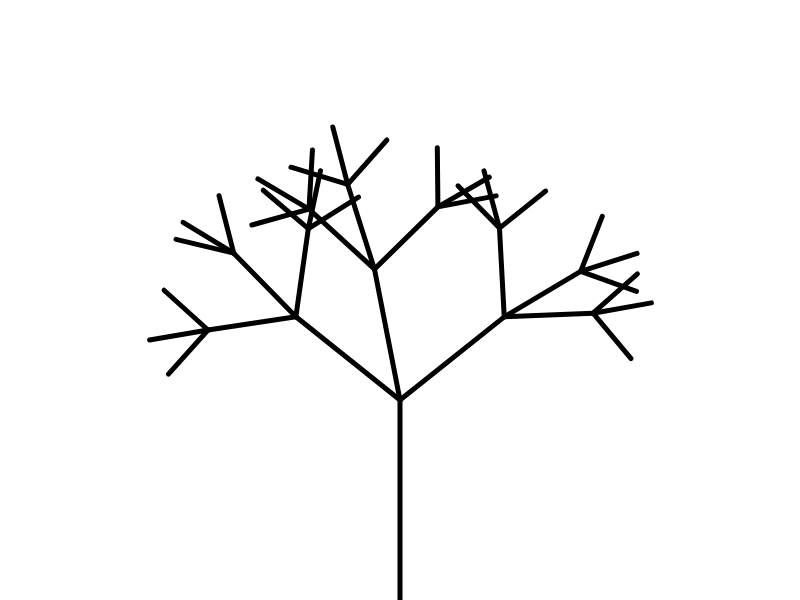
Frame 1 (no input)
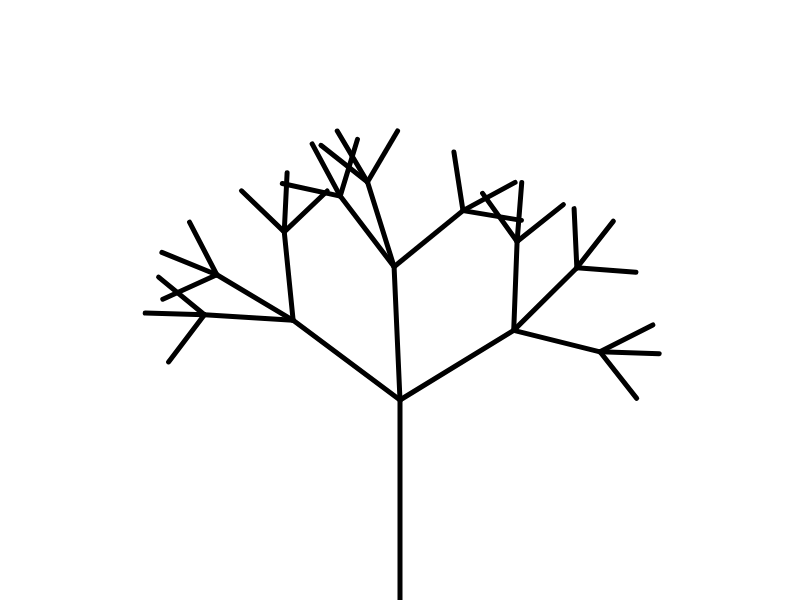
Frame 2 (the mouse pressed at the canvas centre, redrawn once)

The p5.js sketch that drew these frames (run headless with seeded random() and noise() and a simulated clock; the mouse was pressed at the canvas centre and the sketch redrawn once):

// p5.js sketch
// ── sketch.js
let incremento = 5;

function setup(){
    createCanvas(800,600);
    noLoop();
    angleMode(DEGREES);
}

function draw(){
    background(255);

    translate(width / 2, height);
    rotate (-90);

    ramita(height / 3);

    // incremento+=10;

}


function ramita(valor){


    if (valor < 50){
        return;
    }

    strokeWeight(5); // pintaré una linea de grosor valor
  // pintare una linea de color random
  
  line(0, 0, valor, 0);
    translate(valor, 0); 

    
    push();
    rotate(random(30,60));
    ramita(valor/1.5);
    pop();

    push();
    rotate(random(-15,15));
    ramita(valor/1.5);
    pop();

    push();
    rotate(random(-30,-60));
    ramita(valor/1.5);
    pop();
}

function mouseWheel(event){
    
    if (event.delta > 0) {
        // direction = '▲';
        incremento += 1;
    } else {
      if (incremento < 1 ) return;
    // direction = '▼';
    incremento -= 1
  }
  
}
